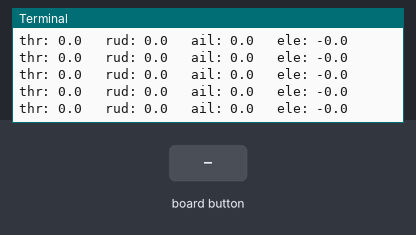
Bench run of a program on a simulated Raspberry Pi (BCM pin numbers). Parts: the last lines printed to the terminal. The inputs (shaded band) are chosen by the test bench. The buttons are places on the Blue Dot phone app.

Above: at 1.2 s.
1.3 s: button left pressed
At 1.33 s:
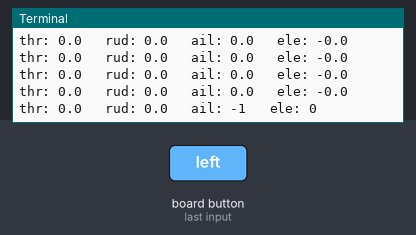
2.8 s: button right pressed
At 2.84 s:
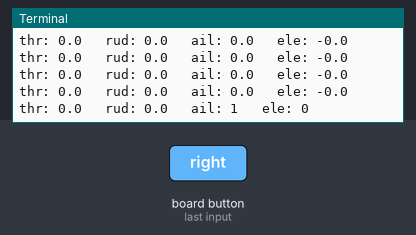
Timing chart, 0 to 5.8 s (numbered marks = the images above; inputs shaded):
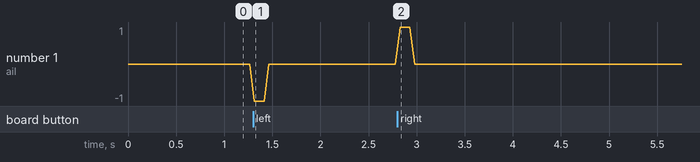

Measured:
- after the input at 1.3 s, the terminal: prints a new line at once (image 1)
- after the input at 2.8 s, the terminal: prints a new line at once (image 2)

The program:

test-bluetooth.py
```python
from bluedot import BlueDot
import time
leftStick = BlueDot(port=1)
rightStick = BlueDot(port=2)

while True:
    x, y = 0.0, -1.0
    if leftStick.is_pressed:
        x, y = leftStick.position.x, leftStick.position.y
    throttle = (y + 1.0) / 2.0
    rudder = x ** 3

    x, y = 0.0, 0.0
    if rightStick.is_pressed:
        x, y = rightStick.position.x, rightStick.position.y
    aileron = x
    elevator = -y

    print('thr: ' + str(round(throttle, 4)) + '\t rud: ' + str(round(rudder, 4)) +
          '\t ail: ' + str(round(aileron, 4)) + '\t ele: ' + str(round(elevator, 4)))
    time.sleep(0.05)
```
